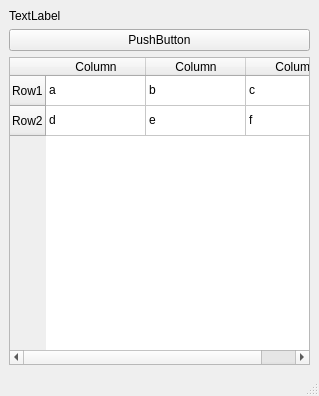
<?xml version="1.0" encoding="UTF-8"?>
<ui version="4.0">
 <class>MainWindow</class>
 <widget class="QMainWindow" name="MainWindow">
  <property name="geometry">
   <rect>
    <x>0</x>
    <y>0</y>
    <width>319</width>
    <height>396</height>
   </rect>
  </property>
  <property name="windowTitle">
   <string>MainWindow</string>
  </property>
  <widget class="QWidget" name="centralwidget">
   <layout class="QVBoxLayout" name="verticalLayout">
    <item>
     <widget class="QLabel" name="label">
      <property name="text">
       <string>TextLabel</string>
      </property>
     </widget>
    </item>
    <item>
     <widget class="QPushButton" name="pushButton">
      <property name="text">
       <string>PushButton</string>
      </property>
     </widget>
    </item>
    <item>
     <widget class="QTableWidget" name="tableWidget">
      <property name="verticalScrollMode">
       <enum>QAbstractItemView::ScrollPerItem</enum>
      </property>
      <property name="horizontalScrollMode">
       <enum>QAbstractItemView::ScrollPerPixel</enum>
      </property>
      <row>
       <property name="text">
        <string>Row1</string>
       </property>
      </row>
      <row>
       <property name="text">
        <string>Row2</string>
       </property>
      </row>
      <column>
       <property name="text">
        <string>Column</string>
       </property>
      </column>
      <column>
       <property name="text">
        <string>Column</string>
       </property>
      </column>
      <column>
       <property name="text">
        <string>Column</string>
       </property>
      </column>
      <item row="0" column="0">
       <property name="text">
        <string>a</string>
       </property>
      </item>
      <item row="0" column="1">
       <property name="text">
        <string>b</string>
       </property>
      </item>
      <item row="0" column="2">
       <property name="text">
        <string>c</string>
       </property>
      </item>
      <item row="1" column="0">
       <property name="text">
        <string>d</string>
       </property>
      </item>
      <item row="1" column="1">
       <property name="text">
        <string>e</string>
       </property>
      </item>
      <item row="1" column="2">
       <property name="text">
        <string>f</string>
       </property>
      </item>
     </widget>
    </item>
   </layout>
  </widget>
  <widget class="QMenuBar" name="menubar">
   <property name="geometry">
    <rect>
     <x>0</x>
     <y>0</y>
     <width>319</width>
     <height>22</height>
    </rect>
   </property>
  </widget>
  <widget class="QStatusBar" name="statusbar"/>
 </widget>
 <resources/>
 <connections/>
</ui>
